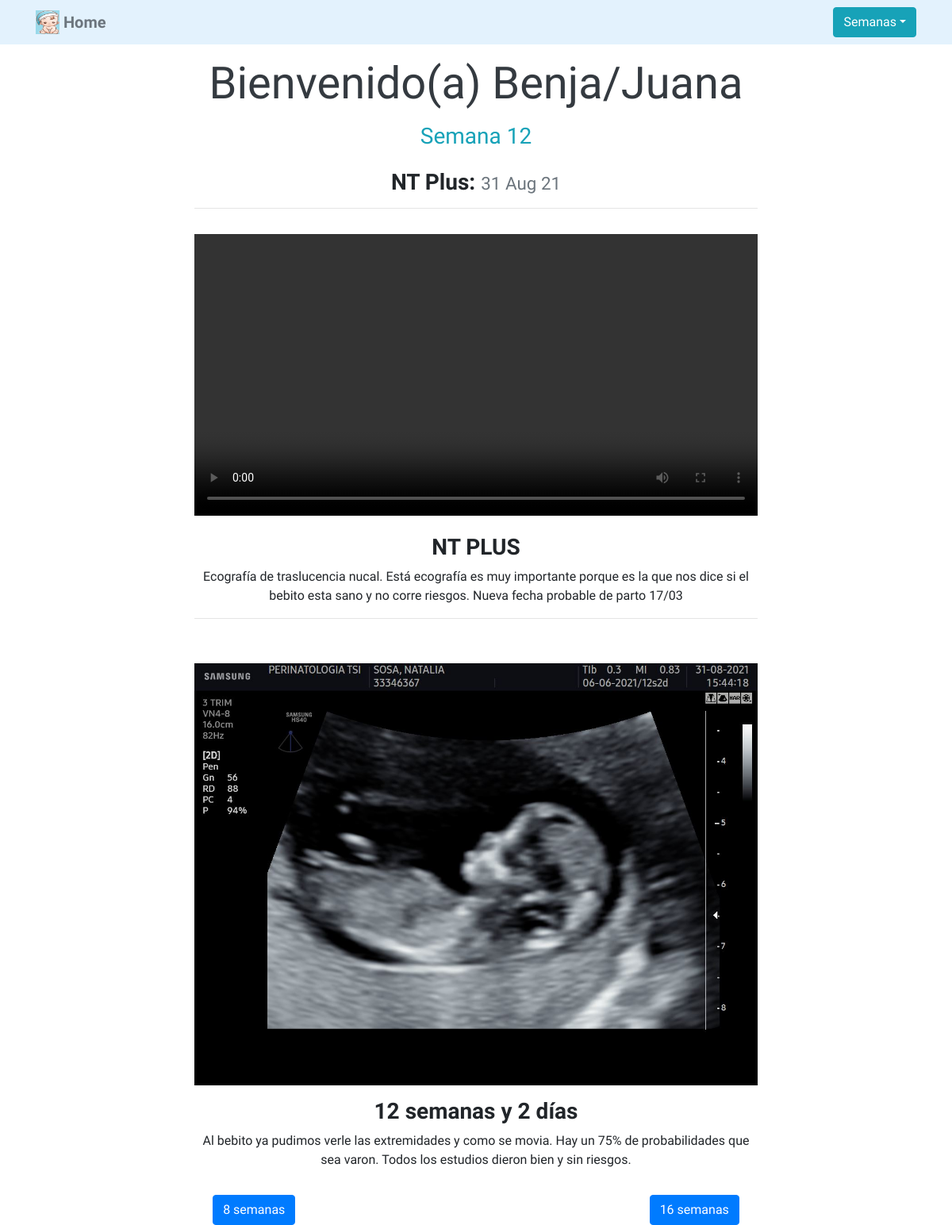
Screenshot of /semana12/ with the database file from the repository.
### benja/models.py (models this page shows, shortened)
class Video(models.Model):
    title = models.CharField(max_length=100) # Charfield, A string field, for small- to large-sized strings.
    description = models.CharField(max_length=250)
    video = models.FileField(upload_to='benja/videos/') # Field para imagenes
    week = models.CharField(max_length=100)
    fecha = models.DateField()

class Foto(models.Model):
    title = models.CharField(max_length=100) # Charfield, A string field, for small- to large-sized strings.
    description = models.CharField(max_length=250)
    image = models.ImageField(upload_to='benja/images/') # Field para imagenes
    week = models.CharField(max_length=100)
    fecha = models.DateField()

### benja/views.py (the view)
# urls.py: path('semana12/', views.semana12, name="semana12"),
def semana12(request):
    if request.method == "GET":
        fecha = datetime.date(2021,8,31)
        fotos = Foto.objects.filter(week="semana 12")
        videos = Video.objects.filter(week="semana 12")
        return render(request, 'benja/12semanas.html', {'fotos':fotos, 'fecha':fecha, 'videos':videos})

### benja/templates/benja/12semanas.html (shortened to what this page needs)
{% extends 'benja/base.html' %}
{% load static %}
{% block content %}
<div class="container-fluid">
  <div class="d-flex justify-content-center my-3">
    <div class="col-md-8 text-center">
    <h1 class="display-4 text-dark">Bienvenido(a) Benja/Juana</h1>
    <h3 class="mt-3 text-info">Semana 12</h3>
  </div>
</div>
<div class="container-fluid">
  <div class="d-flex justify-content-center mb-3">
    <div class="col-md-8 text-center">
      <h3 class="font-weight-bold">NT Plus:
        <small class="text-muted">{{ fecha|date:'d M y' }}</small>
      </h3>
      <hr>
    </div>
  </div>
</div>
<div class="container-fluid">
  <div class="d-flex justify-content-center mb-3">
    <div class="col-md-8 text-center">
    {% for video in videos %}
    <video class="img-fluid" controls width="800" height="500">
      <source src="https://github.com/camposleyba/django3-Benja/blob/master/media/benja/videos/33346367_SOSA_NATALIA_25.avi?raw=true" type='video/mp4'></source>
    </video>
      <h3 class="font-weight-bold mt-3">{{ video.title }}</h3>
      <p>{{ video.description }}</p>
    {% endfor %}
    <hr>
    </div>
  </div>
</div>
<div class="container-fluid">
  <div class="d-flex justify-content-center mb-3">
    <div class="col-md-8 text-center">
  <br>
  {% for foto in fotos %}
  <img src="{{ foto.image.url }}" class="img-fluid" width="800" height="500">
    <h3 class="font-weight-bold mt-3">{{ foto.title }}</h3>
    <p>{{ foto.description }}</p>
    {% endfor %}
    </div>
  </div>
  <div class="d-flex justify-content-around">
    <form method="GET" action="{% url 'semana8' %}">
      <button class="btn btn-primary" type="submit">8 semanas</button>
    </form>
    <form method="GET" action="{% url 'semana16' %}">
      <button class="btn btn-primary" type="submit">16 semanas</button>
    </form>
  </div>
</div>
{% endblock %}

### benja/static/benja/custom.css (style rules this page uses)
body { font-family: 'Klee One', cursive; }

### rows the page displays
Video: title "NT PLUS", description "Ecografía de traslucencia nucal. Está ecografía es muy importante porque es la que nos dice si el bebito esta sano y no corre riesgos. Nueva fecha probable de parto 17/03"
Foto: image (picture), title "12 semanas y 2 días", description "Al bebito ya pudimos verle las extremidades y como se movia. Hay un 75% de probabilidades que sea varon. Todos los estudios dieron bien y sin riesgos."

### other values shown
{{ fecha|date:'d M y' }} "31 Aug 21"
